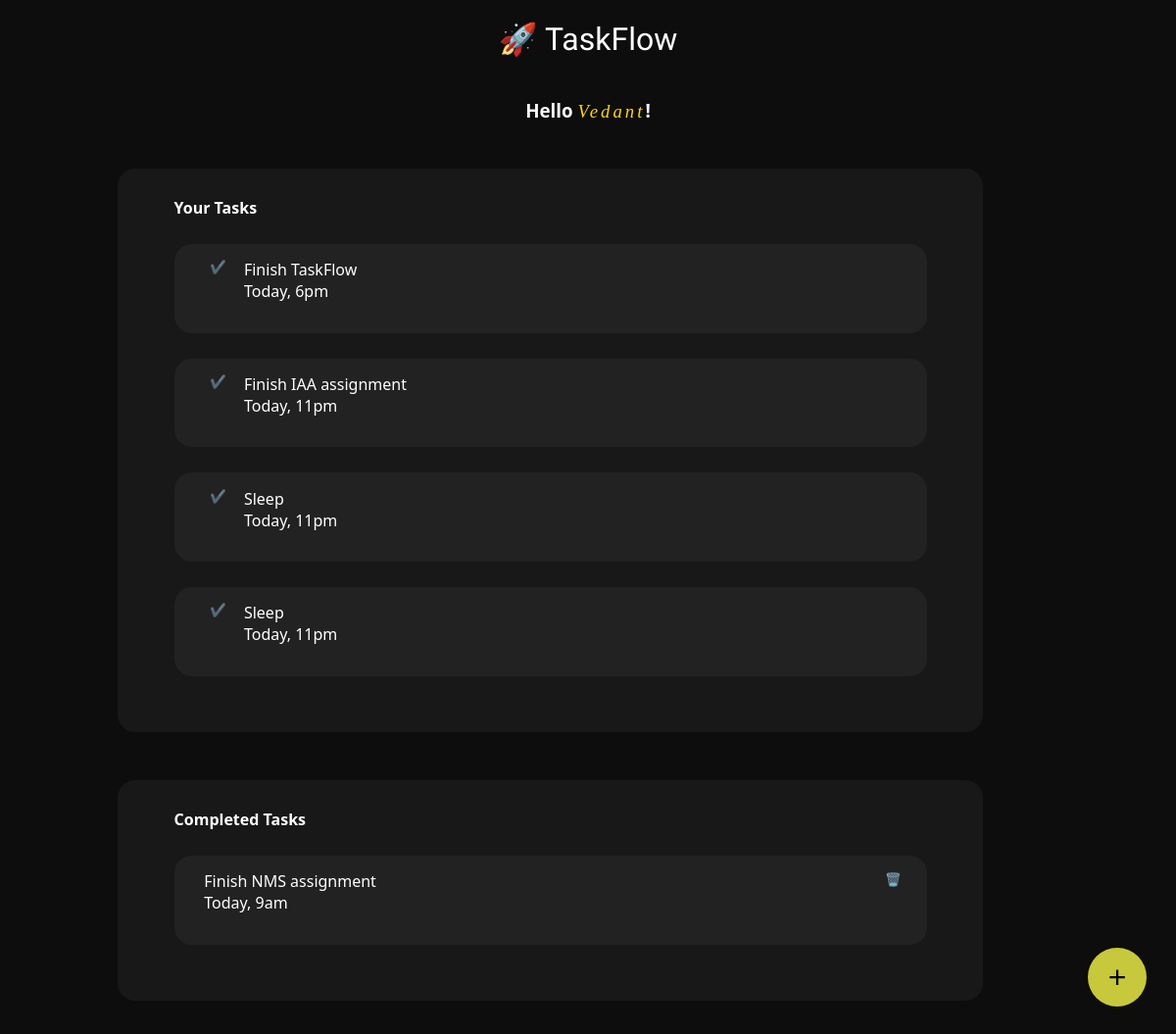
/home/, run on an earlier commit of the app's database.
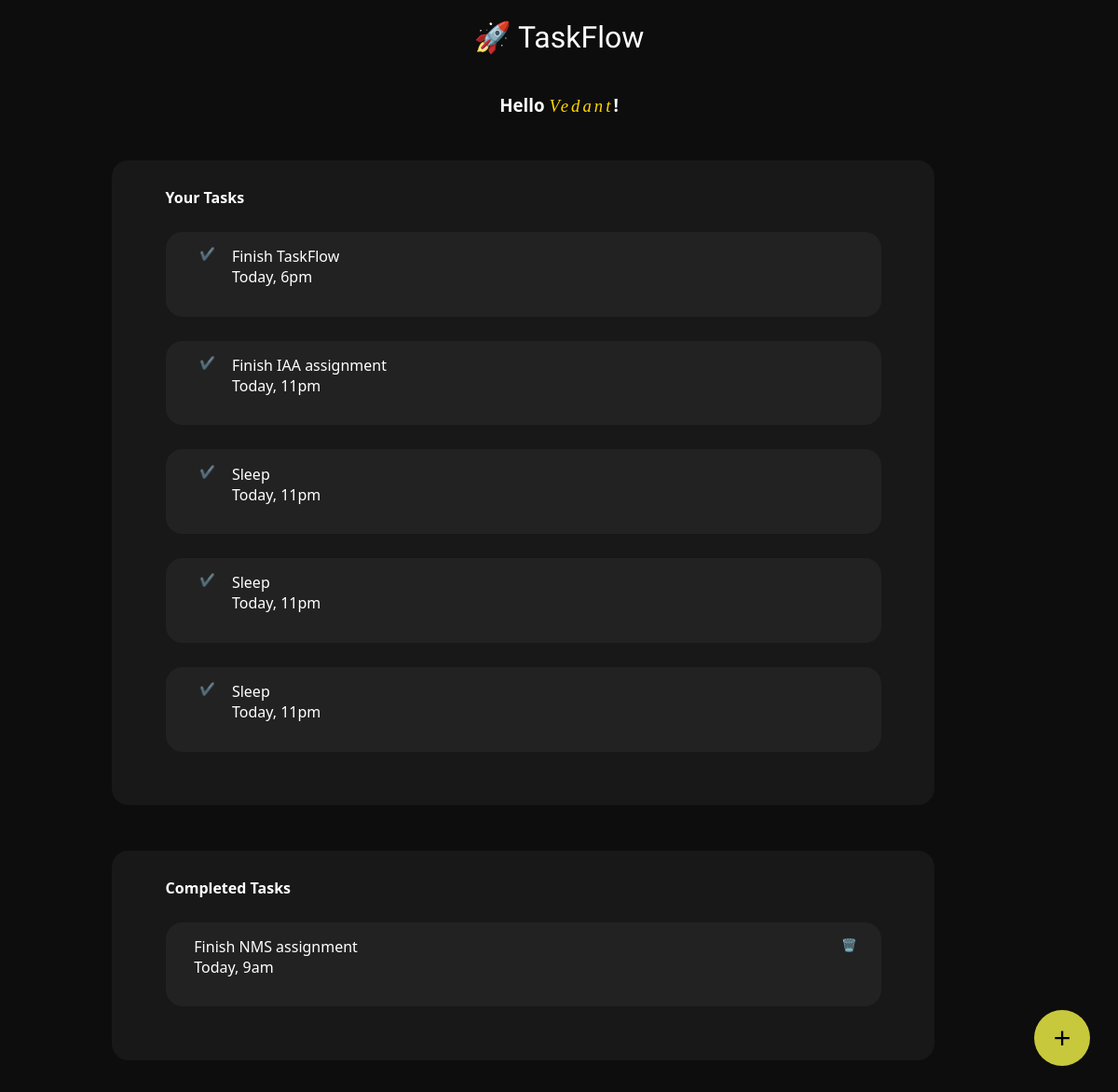
And on a later commit of the database.
### tasks/models.py (models this page shows, shortened)
class Task(models.Model):
    title = models.CharField(max_length=100)
    due_time = models.CharField(max_length=50)
    completed = models.BooleanField(default=False)

### tasks/views.py (the view)
# urls.py: 2. Add a URL to urlpatterns:  path('', views.home, name='home')
def home(request):
    if request.method == "POST":
        title = request.POST["title"]
        due = request.POST["due"]
        task = Task(title = title, due_time = due)
        task.save()
        return redirect("/")
    name = "vedant"
    context = {
        "name": name.capitalize(),
        "tasks": Task.objects.filter(completed = False),
        "completed": Task.objects.filter(completed = True)
    }
    return render(request, "home.html", context)

### tasks/templates/home.html (shortened to what this page needs)
<!doctype html>
<html lang="en">
  <head>
  </head>
  <body>
    <h1 class="title">🚀 TaskFlow</h1>
    <h3>
      Hello
      <span class="title" id="userName"><i>{{name}}</i></span
      >!
    </h3>
    <div class="totalTasks">
      <div class="yourTasks">
        <h4>Your Tasks</h4>
        {% for t in tasks %}
        <div class="task">
          <button title="Task Completed">✔️</button>
          <div class="taskText">
            <p>{{t.title}}</p>
            <p>{{t.due_time}}</p>
          </div>
        </div>
        {% endfor %}
      </div>
      <div class="yourTasks">
        <h4>Completed Tasks</h4>
        {% for ct in completed %}
        <div class="task">
          <div class="taskText">
            <p>{{ct.title}}</p>
            <p>{{ct.due_time}}</p>
          </div>
          <button id="deleteButton">🗑️</button>
        </div>
        {% endfor %}
      </div>
    </div>
    <button id="addButton" onclick="togglePopUp()" title="Add a new task">
      +
    </button>
  </body>
</html>

What changed in the data, as far as the page shows it:
added Task: title "Sleep", due_time "Today, 11pm", shown under "Your Tasks"
